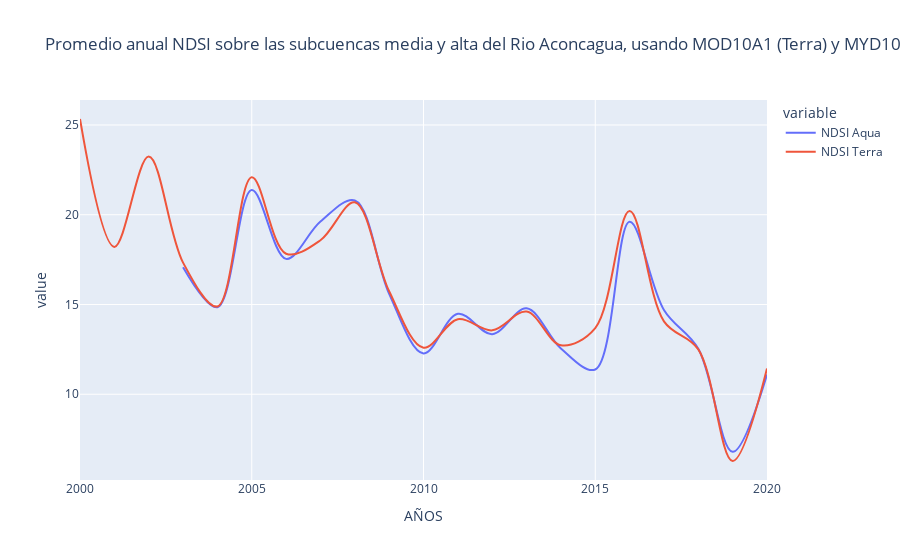

The code cell stored with this chart in its notebook:
### Code cell
MOD10A1_MYD10A_anual.rename(columns = {'year':'AÑOS'}, inplace = True)
fig = px.line(MOD10A1_MYD10A_anual,x='AÑOS', y=['NDSI Aqua','NDSI Terra'], line_shape='spline',
title='Promedio anual NDSI sobre las subcuencas media y alta del Rio Aconcagua, usando MOD10A1 (Terra) y MYD10A1 (Aqua). 2000-2020')
fig.show()

### Figure 1 — Plotly figure (JSON) as saved in the notebook; plotly's stock layout.template omitted (floating-point values rounded to 4 significant figures)
{"data": [{"hovertemplate": "variable=NDSI Aqua<br>AÑOS=%{x}<br>value=%{y}<extra></extra>", "legendgroup": "NDSI Aqua", "line": {"color": "#636efa", "dash": "solid", "shape": "spline"}, "mode": "lines", "name": "NDSI Aqua", "orientation": "v", "showlegend": true, "type": "scatter", "x": [2000, 2001, 2002, 2003, 2004, 2005, 2006, 2007, 2008, 2009, 2010, 2011, 2012, 2013, 2014, 2015, 2016, 2017, 2018, 2019, 2020], "xaxis": "x", "y": [null, null, null, 17.07, 14.85, 21.38, 17.54, 19.62, 20.8, 15.6, 12.27, 14.48, 13.35, 14.79, 12.55, 11.38, 19.61, 14.69, 12.53, 6.796, 11.1], "yaxis": "y"}, {"hovertemplate": "variable=NDSI Terra<br>AÑOS=%{x}<br>value=%{y}<extra></extra>", "legendgroup": "NDSI Terra", "line": {"color": "#EF553B", "dash": "solid", "shape": "spline"}, "mode": "lines", "name": "NDSI Terra", "orientation": "v", "showlegend": true, "type": "scatter", "x": [2000, 2001, 2002, 2003, 2004, 2005, 2006, 2007, 2008, 2009, 2010, 2011, 2012, 2013, 2014, 2015, 2016, 2017, 2018, 2019, 2020], "xaxis": "x", "y": [25.33, 18.21, 23.24, 17.33, 14.89, 22.09, 17.83, 18.58, 20.69, 15.73, 12.59, 14.18, 13.56, 14.61, 12.73, 13.69, 20.21, 14.06, 12.5, 6.281, 11.44], "yaxis": "y"}], "layout": {"legend": {"title": {"text": "variable"}, "tracegroupgap": 0}, "title": {"text": "Promedio anual NDSI sobre las subcuencas media y alta del Rio Aconcagua, usando MOD10A1 (Terra) y MYD10A1 (Aqua). 2000-2020"}, "xaxis": {"anchor": "y", "domain": [0, 1], "title": {"text": "AÑOS"}}, "yaxis": {"anchor": "x", "domain": [0, 1], "title": {"text": "value"}}}}
